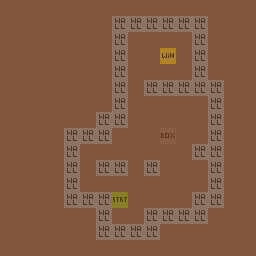

The image is a tile-based game level rendered from a .tmx file. Its description and complete source (layers, tilesets, objects, tile grids) follow:
An orthogonal 16x16 tile map with 16x16 px tiles, 3 tile layers (Art_Background, Art_Gameplay, Gameplay), 2 tilesets and 1 object (spawn).

<map version="1.2" tiledversion="1.2.3" orientation="orthogonal" renderorder="right-down" width="16" height="16" tilewidth="16" tileheight="16" infinite="0" backgroundcolor="#83573f" nextlayerid="15" nextobjectid="2">
 <tileset firstgid="1" source="tileset/GameplayTileset.tsx" />
 <tileset firstgid="33" source="tileset/GameplayImages.tsx" />
 <layer id="11" name="Art_Background" width="16" height="16">
  <data encoding="csv">
0,0,0,0,0,0,0,0,0,0,0,0,0,0,0,0,
0,0,0,0,0,0,0,0,0,0,0,0,0,0,0,0,
0,0,0,0,0,0,0,0,0,0,0,0,0,0,0,0,
0,0,0,0,0,0,0,0,0,0,0,0,0,0,0,0,
0,0,0,0,0,0,0,0,0,0,0,0,0,0,0,0,
0,0,0,0,0,0,0,0,0,0,0,0,0,0,0,0,
0,0,0,0,0,0,0,0,0,0,0,0,0,0,0,0,
0,0,0,0,0,0,0,0,0,0,0,0,0,0,0,0,
0,0,0,0,0,0,0,0,0,0,0,0,0,0,0,0,
0,0,0,0,0,0,0,0,0,0,0,0,0,0,0,0,
0,0,0,0,0,0,0,0,0,0,0,0,0,0,0,0,
0,0,0,0,0,0,0,0,0,0,0,0,0,0,0,0,
0,0,0,0,0,0,0,0,0,0,0,0,0,0,0,0,
0,0,0,0,0,0,0,0,0,0,0,0,0,0,0,0,
0,0,0,0,0,0,0,0,0,0,0,0,0,0,0,0,
0,0,0,0,0,0,0,0,0,0,0,0,0,0,0,0
</data>
 </layer>
 <layer id="12" name="Art_Gameplay" width="16" height="16">
  <data encoding="csv">
0,0,0,0,0,0,0,0,0,0,0,0,0,0,0,0,
0,0,0,0,0,0,0,0,0,0,0,0,0,0,0,0,
0,0,0,0,0,0,0,0,0,0,0,0,0,0,0,0,
0,0,0,0,0,0,0,0,0,0,0,0,0,0,0,0,
0,0,0,0,0,0,0,0,0,0,0,0,0,0,0,0,
0,0,0,0,0,0,0,0,0,0,0,0,0,0,0,0,
0,0,0,0,0,0,0,0,0,0,0,0,0,0,0,0,
0,0,0,0,0,0,0,0,0,0,0,0,0,0,0,0,
0,0,0,0,0,0,0,0,0,0,0,0,0,0,0,0,
0,0,0,0,0,0,0,0,0,0,0,0,0,0,0,0,
0,0,0,0,0,0,0,0,0,0,0,0,0,0,0,0,
0,0,0,0,0,0,0,0,0,0,0,0,0,0,0,0,
0,0,0,0,0,0,0,0,0,0,0,0,0,0,0,0,
0,0,0,0,0,0,0,0,0,0,0,0,0,0,0,0,
0,0,0,0,0,0,0,0,0,0,0,0,0,0,0,0,
0,0,0,0,0,0,0,0,0,0,0,0,0,0,0,0
</data>
 </layer>
 <layer id="13" name="Gameplay" width="16" height="16" opacity="0.39">
  <data encoding="csv">
0,0,0,0,0,0,0,0,0,0,0,0,0,0,0,0,
0,0,0,0,0,0,0,3,3,3,3,3,3,0,0,0,
0,0,0,0,0,0,0,3,0,0,0,0,3,0,0,0,
0,0,0,0,0,0,0,3,0,0,1,0,3,0,0,0,
0,0,0,0,0,0,0,3,0,0,0,0,3,0,0,0,
0,0,0,0,0,0,0,3,0,3,3,3,3,3,0,0,
0,0,0,0,0,0,0,3,0,0,0,0,0,3,0,0,
0,0,0,0,0,0,3,3,0,0,0,0,0,3,0,0,
0,0,0,0,3,3,3,0,0,0,11,0,0,3,0,0,
0,0,0,0,3,0,0,0,0,0,0,0,3,3,0,0,
0,0,0,0,3,0,3,3,0,3,0,0,0,3,0,0,
0,0,0,0,3,0,0,0,0,0,0,0,0,3,0,0,
0,0,0,0,3,3,3,2,0,0,0,0,3,3,0,0,
0,0,0,0,0,0,3,0,0,3,3,3,3,0,0,0,
0,0,0,0,0,0,3,3,3,3,0,0,0,0,0,0,
0,0,0,0,0,0,0,0,0,0,0,0,0,0,0,0
</data>
 </layer>
 <objectgroup id="14" name="Properties">
  <object id="1" name="spawn" x="112" y="192" width="16" height="16" />
 </objectgroup>
</map>
